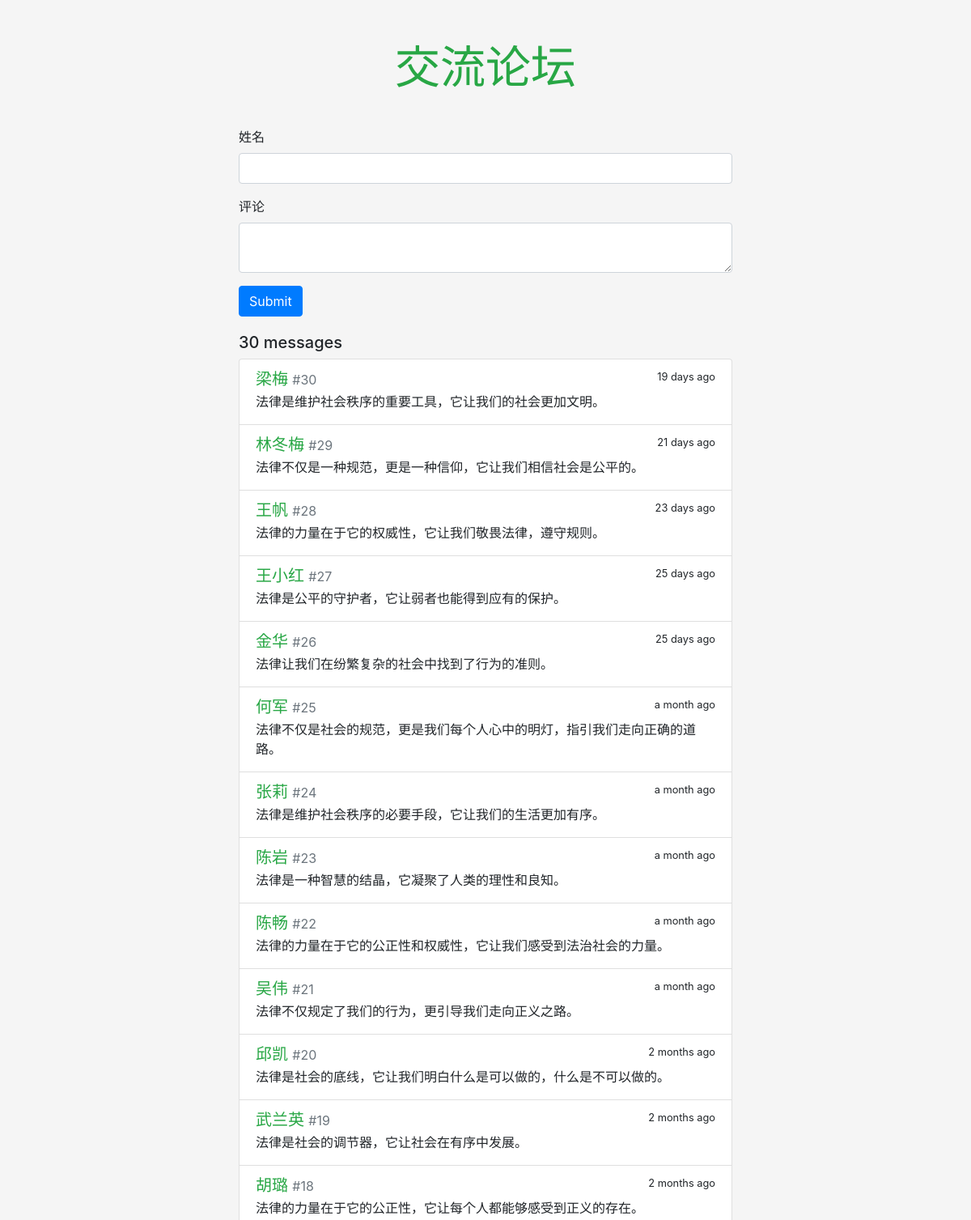
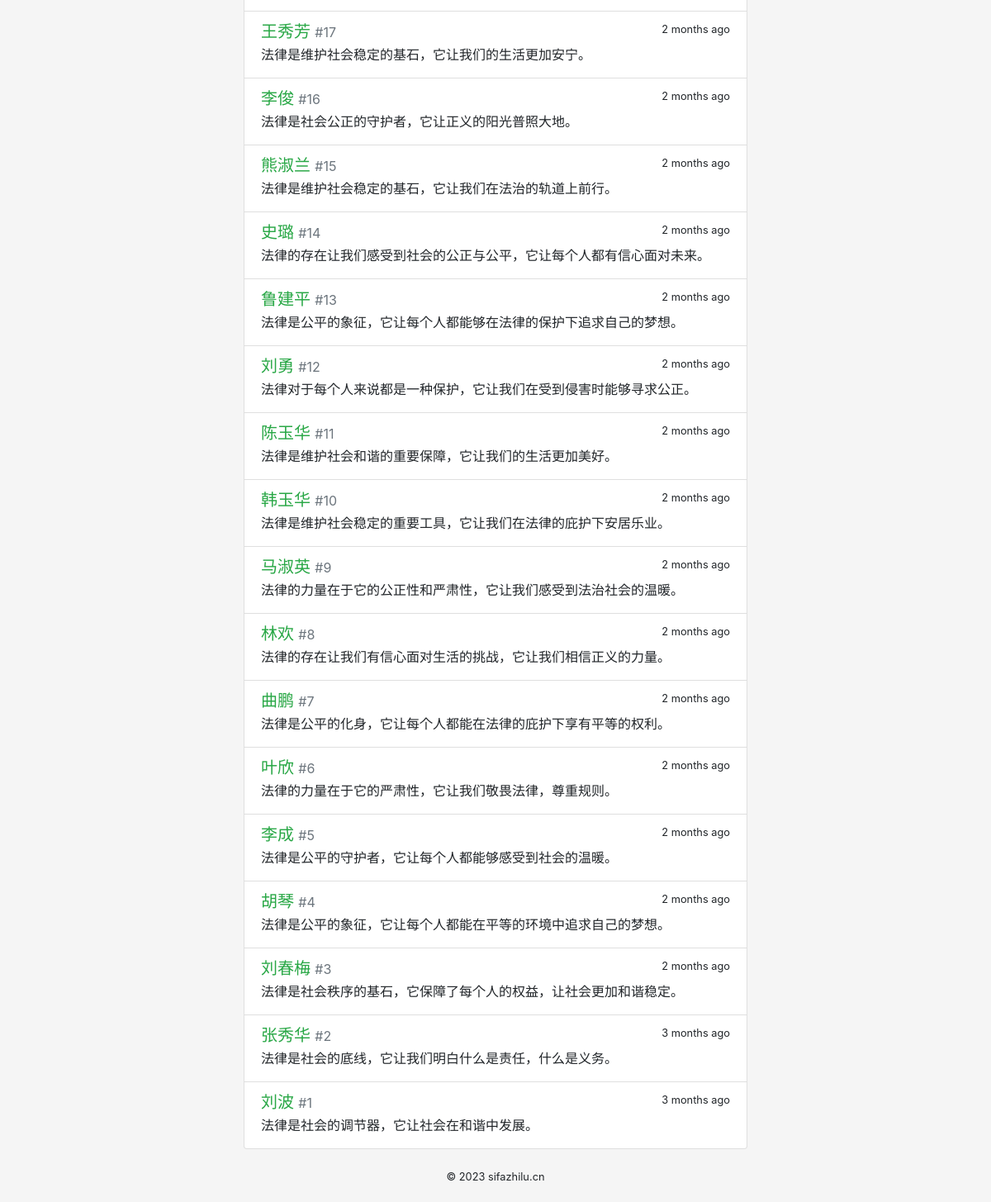
Page /message_board on the committed database (2 pictures, top to bottom).
### sayhello/models.py (models this page shows)
class Message(db.Model):
    id = db.Column(db.Integer, primary_key=True)
    name = db.Column(db.String(20))
    body = db.Column(db.String(200))
    timestamp = db.Column(db.DateTime, default=datetime.utcnow, index=True)

### sayhello/views.py (the view, shortened to what this page needs)
@app.route('/message_board', methods=['GET', 'POST'])
def index():
    form = HelloForm()
    messages = Message.query.order_by(Message.timestamp.desc()).all()
    return render_template('index.html', form=form, messages=messages)

### sayhello/forms.py
class HelloForm(FlaskForm):
    name = StringField('姓名', validators=[DataRequired(), Length(1, 20)])
    body = TextAreaField('评论', validators=[DataRequired(), Length(1, 200)])
    submit = SubmitField()

### sayhello/templates/index.html (shortened to what this page needs)
{% extends 'base.html' %}
{% from 'bootstrap/form.html' import render_form %}
{% block content %}
    <div class="hello-form">
        {{ render_form(form, action=request.full_path) }}
    </div>
    <h5>{{ messages|length }} messages
    </h5>
    <div class="list-group">
        {% for message in messages %}
            <a class="list-group-item list-group-item-action flex-column">
                <div class="d-flex w-100 justify-content-between">
                    <h5 class="mb-1 text-success">{{ message.name }}
                        <small class="text-muted"> #{{ loop.revindex }}</small>
                    </h5>
                    <small data-toggle="tooltip" data-placement="top"
                           data-timestamp="{{ message.timestamp.strftime('%Y-%m-%dT%H:%M:%SZ') }}"
                           data-delay="500">
                        {{ moment(message.timestamp).fromNow(refresh=True) }}
                    </small>
                </div>
                <p class="mb-1">{{ message.body }}</p>
            </a>
        {% endfor %}
    </div>
{% endblock %}

### sayhello/templates/base.html (shortened to what this page needs)
<!DOCTYPE html>
<html lang="en">
<head>
    <link rel="stylesheet" href="{{ url_for('static', filename='css/bootstrap.min.css') }}" type="text/css">
    <link rel="stylesheet" href="{{ url_for('static', filename='css/style.css') }}" type="text/css">
</head>
<body>
<main class="container">
    <header>
        <h1 class="text-center display-4">
            <a href="{{ url_for('index') }}" class="text-success"><strong>交流论坛</strong></a>
        </h1>
    </header>
    {% block content %}{% endblock %}
    <footer class="text-center">
        {% block footer %}
            <small> &copy; 2023 sifazhilu.cn
            </small>
    {% endblock %}
    </footer>
</main>
</body>
</html>

### sayhello/static/css/style.css (style rules this page uses)
body { background-color: rgb(245, 245, 245) !important; }
p { overflow-wrap: break-word; word-wrap: break-word; }
.container { max-width: 640px !important; }
.hello-form { margin-bottom: 20px; }
header { margin: 50px 0 40px 0; }
header h1 { font-size: 60px; font-weight: bold; }
header a { text-decoration: none !important; }
footer { margin: 20px; }

### rows in the picture
Message: name "梁梅", timestamp "19 days ago", body "法律是维护社会秩序的重要工具，它让我们的社会更加文明。"
Message: name "林冬梅", timestamp "21 days ago", body "法律不仅是一种规范，更是一种信仰，它让我们相信社会是公平的。"
Message: name "王帆", timestamp "23 days ago", body "法律的力量在于它的权威性，它让我们敬畏法律，遵守规则。"
Message: name "王小红", timestamp "25 days ago", body "法律是公平的守护者，它让弱者也能得到应有的保护。"
Message: name "金华", timestamp "25 days ago", body "法律让我们在纷繁复杂的社会中找到了行为的准则。"
Message: name "何军", timestamp "a month ago", body "法律不仅是社会的规范，更是我们每个人心中的明灯，指引我们走向正确的道路。"
Message: name "张莉", timestamp "a month ago", body "法律是维护社会秩序的必要手段，它让我们的生活更加有序。"
Message: name "陈岩", timestamp "a month ago", body "法律是一种智慧的结晶，它凝聚了人类的理性和良知。"
Message: name "陈畅", timestamp "a month ago", body "法律的力量在于它的公正性和权威性，它让我们感受到法治社会的力量。"
Message: name "吴伟", timestamp "a month ago", body "法律不仅规定了我们的行为，更引导我们走向正义之路。"
Message: name "邱凯", timestamp "2 months ago", body "法律是社会的底线，它让我们明白什么是可以做的，什么是不可以做的。"
Message: name "武兰英", timestamp "2 months ago", body "法律是社会的调节器，它让社会在有序中发展。"
Message: name "胡璐", timestamp "2 months ago", body "法律的力量在于它的公正性，它让每个人都能够感受到正义的存在。"
Message: name "王秀芳", timestamp "2 months ago", body "法律是维护社会稳定的基石，它让我们的生活更加安宁。"
Message: name "李俊", timestamp "2 months ago", body "法律是社会公正的守护者，它让正义的阳光普照大地。"
Message: name "熊淑兰", timestamp "2 months ago", body "法律是维护社会稳定的基石，它让我们在法治的轨道上前行。"
Message: name "史璐", timestamp "2 months ago", body "法律的存在让我们感受到社会的公正与公平，它让每个人都有信心面对未来。"
Message: name "鲁建平", timestamp "2 months ago", body "法律是公平的象征，它让每个人都能够在法律的保护下追求自己的梦想。"
Message: name "刘勇", timestamp "2 months ago", body "法律对于每个人来说都是一种保护，它让我们在受到侵害时能够寻求公正。"
Message: name "陈玉华", timestamp "2 months ago", body "法律是维护社会和谐的重要保障，它让我们的生活更加美好。"
Message: name "韩玉华", timestamp "2 months ago", body "法律是维护社会稳定的重要工具，它让我们在法律的庇护下安居乐业。"
Message: name "马淑英", timestamp "2 months ago", body "法律的力量在于它的公正性和严肃性，它让我们感受到法治社会的温暖。"
Message: name "林欢", timestamp "2 months ago", body "法律的存在让我们有信心面对生活的挑战，它让我们相信正义的力量。"
Message: name "曲鹏", timestamp "2 months ago", body "法律是公平的化身，它让每个人都能在法律的庇护下享有平等的权利。"
Message: name "叶欣", timestamp "2 months ago", body "法律的力量在于它的严肃性，它让我们敬畏法律，尊重规则。"
Message: name "李成", timestamp "2 months ago", body "法律是公平的守护者，它让每个人都能够感受到社会的温暖。"
Message: name "胡琴", timestamp "2 months ago", body "法律是公平的象征，它让每个人都能在平等的环境中追求自己的梦想。"
Message: name "刘春梅", timestamp "2 months ago", body "法律是社会秩序的基石，它保障了每个人的权益，让社会更加和谐稳定。"
Message: name "张秀华", timestamp "3 months ago", body "法律是社会的底线，它让我们明白什么是责任，什么是义务。"
Message: name "刘波", timestamp "3 months ago", body "法律是社会的调节器，它让社会在和谐中发展。"

### other values in the picture
{{ messages|length }} "30"
